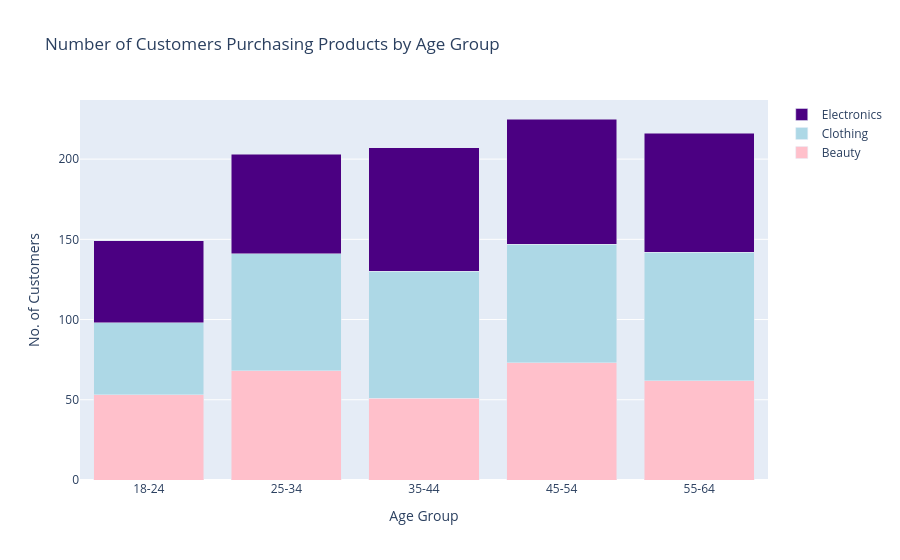

Notebook source saved alongside this figure:
### Code cell
# Create a stacked bar chart to visualize the quantity of products sold by age group and product category
graph = go.Figure()

#bar graph customers purchasing beauty products
graph.add_trace(
    go.Bar(
        name= 'Beauty',
        x= agegrp_pivot['age_group'], 
        y= agegrp_pivot['Beauty'],
        marker_color= 'pink', 
    )
)

#bar graph customers purchasing clothing
graph.add_trace(
    go.Bar(
        name= 'Clothing',
        x= agegrp_pivot['age_group'], 
        y= agegrp_pivot['Clothing'],
        marker_color= 'lightblue', 
    )
)

#bar graph customers purchasing electronics
graph.add_trace(
    go.Bar(
        name= 'Electronics',
        x= agegrp_pivot['age_group'],
        y= agegrp_pivot['Electronics'],
        marker_color= 'indigo', 
    )
)

#update layout 
graph.update_layout(
    title= 'Number of Customers Purchasing Products by Age Group',
    xaxis_title= 'Age Group',
    yaxis_title= 'No. of Customers',
    barmode= 'stack' #each catergory is stacked in one bar
)
graph.show()

### Figure 1 — Plotly figure (JSON) as saved in the notebook; plotly's stock layout.template omitted (floating-point values rounded to 4 significant figures)
{"data": [{"marker": {"color": "pink"}, "name": "Beauty", "type": "bar", "x": ["18-24", "25-34", "35-44", "45-54", "55-64"], "y": [53, 68, 51, 73, 62]}, {"marker": {"color": "lightblue"}, "name": "Clothing", "type": "bar", "x": ["18-24", "25-34", "35-44", "45-54", "55-64"], "y": [45, 73, 79, 74, 80]}, {"marker": {"color": "indigo"}, "name": "Electronics", "type": "bar", "x": ["18-24", "25-34", "35-44", "45-54", "55-64"], "y": [51, 62, 77, 78, 74]}], "layout": {"barmode": "stack", "title": {"text": "Number of Customers Purchasing Products by Age Group"}, "xaxis": {"title": {"text": "Age Group"}}, "yaxis": {"title": {"text": "No. of Customers"}}}}
